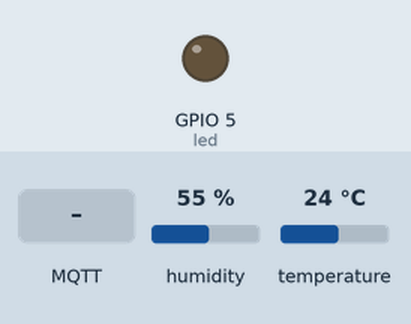
Simulated run of this sketch. Board: ESP8266 (NodeMCU). Parts: output pins drawn as LEDs (lit = HIGH). The inputs (shaded band) are chosen by the test bench; at power-on: humidity 55 %, temperature 24 °C. WiFi joins after 1.5 s; servers stay silent unless stated; random numbers use the default seed unless the sketch sets one; no MQTT or app messages arrive unless stated; what the sketch prints to the serial monitor is not drawn.

Above: at 2.7 s.
2.8 s: MQTT message "1" arrives on the first subscribed topic
At 9.2 s:
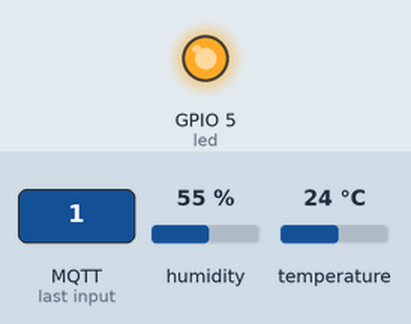
10.1 s: MQTT message "0" arrives on the first subscribed topic
At 16.7 s:
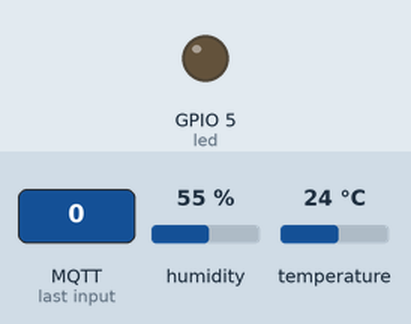
Timing chart, 0 to 18.2 s (numbered marks = the images above; inputs shaded):
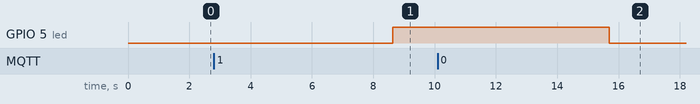

Measured:
- after the input at 2.8 s, GPIO 5 (led): LOW → HIGH after 5.8 s
- after the input at 10.1 s, GPIO 5 (led): HIGH → LOW after 5.6 s

The sketch:

HiveMQTest.ino
```cpp
#ifdef ESP8266
 #include <ESP8266WiFi.h>
 #else
 #include <WiFi.h>
#endif
// pubsubclient by nick o'leary
#include "DHTesp.h" // dht sensor by beegee_tokyo
#include <ArduinoJson.h>
#include <PubSubClient.h>
#include <WiFiClientSecure.h>

/**** DHT22 sensor Settings *******/
#define DHTpin 6
DHTesp dht;

/**** LED Settings *******/
const int led = 5; //Set LED pin as GPIO5


/****** WiFi Connection Details *******/
const char* ssid = "WiFye2.0";
const char* password = "natalie20";

/******* MQTT Broker Connection Details *******/
const char* mqtt_server = "6b761dbf033d4a2dba5d4912075d5be0.s2.eu.hivemq.cloud";
const char* mqtt_username = "SmartDewMQTTReader";
const char* mqtt_password = "0dKLMR261APL";
const int mqtt_port =8883;

/**** Secure WiFi Connectivity Initialisation *****/
WiFiClientSecure espClient;

/**** MQTT Client Initialisation Using WiFi Connection *****/
PubSubClient client(espClient);

unsigned long lastMsg = 0;
#define MSG_BUFFER_SIZE (50)
char msg[MSG_BUFFER_SIZE];

/****** root certificate *********/

static const char *root_ca PROGMEM = R"EOF(
-----BEGIN CERTIFICATE-----
MIIFazCCA1OgAwIBAgIRAIIQz7DSQONZRGPgu2OCiwAwDQYJKoZIhvcNAQELBQAw
TzELMAkGA1UEBhMCVVMxKTAnBgNVBAoTIEludGVybmV0IFNlY3VyaXR5IFJlc2Vh
cmNoIEdyb3VwMRUwEwYDVQQDEwxJU1JHIFJvb3QgWDEwHhcNMTUwNjA0MTEwNDM4
WhcNMzUwNjA0MTEwNDM4WjBPMQswCQYDVQQGEwJVUzEpMCcGA1UEChMgSW50ZXJu
ZXQgU2VjdXJpdHkgUmVzZWFyY2ggR3JvdXAxFTATBgNVBAMTDElTUkcgUm9vdCBY
MTCCAiIwDQYJKoZIhvcNAQEBBQADggIPADCCAgoCggIBAK3oJHP0FDfzm54rVygc
h77ct984kIxuPOZXoHj3dcKi/vVqbvYATyjb3miGbESTtrFj/RQSa78f0uoxmyF+
0TM8ukj13Xnfs7j/EvEhmkvBioZxaUpmZmyPfjxwv60pIgbz5MDmgK7iS4+3mX6U
A5/TR5d8mUgjU+g4rk8Kb4Mu0UlXjIB0ttov0DiNewNwIRt18jA8+o+u3dpjq+sW
T8KOEUt+zwvo/7V3LvSye0rgTBIlDHCNAymg4VMk7BPZ7hm/ELNKjD+Jo2FR3qyH
B5T0Y3HsLuJvW5iB4YlcNHlsdu87kGJ55tukmi8mxdAQ4Q7e2RCOFvu396j3x+UC
B5iPNgiV5+I3lg02dZ77DnKxHZu8A/lJBdiB3QW0KtZB6awBdpUKD9jf1b0SHzUv
KBds0pjBqAlkd25HN7rOrFleaJ1/ctaJxQZBKT5ZPt0m9STJEadao0xAH0ahmbWn
OlFuhjuefXKnEgV4We0+UXgVCwOPjdAvBbI+e0ocS3MFEvzG6uBQE3xDk3SzynTn
jh8BCNAw1FtxNrQHusEwMFxIt4I7mKZ9YIqioymCzLq9gwQbooMDQaHWBfEbwrbw
qHyGO0aoSCqI3Haadr8faqU9GY/rOPNk3sgrDQoo//fb4hVC1CLQJ13hef4Y53CI
rU7m2Ys6xt0nUW7/vGT1M0NPAgMBAAGjQjBAMA4GA1UdDwEB/wQEAwIBBjAPBgNV
HRMBAf8EBTADAQH/MB0GA1UdDgQWBBR5tFnme7bl5AFzgAiIyBpY9umbbjANBgkq
hkiG9w0BAQsFAAOCAgEAVR9YqbyyqFDQDLHYGmkgJykIrGF1XIpu+ILlaS/V9lZL
ubhzEFnTIZd+50xx+7LSYK05qAvqFyFWhfFQDlnrzuBZ6brJFe+GnY+EgPbk6ZGQ
3BebYhtF8GaV0nxvwuo77x/Py9auJ/GpsMiu/X1+mvoiBOv/2X/qkSsisRcOj/KK
NFtY2PwByVS5uCbMiogziUwthDyC3+6WVwW6LLv3xLfHTjuCvjHIInNzktHCgKQ5
ORAzI4JMPJ+GslWYHb4phowim57iaztXOoJwTdwJx4nLCgdNbOhdjsnvzqvHu7Ur
TkXWStAmzOVyyghqpZXjFaH3pO3JLF+l+/+sKAIuvtd7u+Nxe5AW0wdeRlN8NwdC
jNPElpzVmbUq4JUagEiuTDkHzsxHpFKVK7q4+63SM1N95R1NbdWhscdCb+ZAJzVc
oyi3B43njTOQ5yOf+1CceWxG1bQVs5ZufpsMljq4Ui0/1lvh+wjChP4kqKOJ2qxq
4RgqsahDYVvTH9w7jXbyLeiNdd8XM2w9U/t7y0Ff/9yi0GE44Za4rF2LN9d11TPA
mRGunUHBcnWEvgJBQl9nJEiU0Zsnvgc/ubhPgXRR4Xq37Z0j4r7g1SgEEzwxA57d
emyPxgcYxn/eR44/KJ4EBs+lVDR3veyJm+kXQ99b21/+jh5Xos1AnX5iItreGCc=
-----END CERTIFICATE-----
)EOF";

/************* Connect to WiFi ***********/
void setup_wifi() {
  delay(10);
  Serial.print("\nConnecting to ");
  Serial.println(ssid);

  WiFi.mode(WIFI_STA);
  WiFi.begin(ssid, password);

  while (WiFi.status() != WL_CONNECTED) {
    delay(500);
    Serial.print(".");
  }
  randomSeed(micros());
  Serial.println("\nWiFi connected\nIP address: ");
  Serial.println(WiFi.localIP());
}

/************* Connect to MQTT Broker ***********/
void reconnect() {
  // Loop until we're reconnected
  while (!client.connected()) {
    Serial.print("Attempting MQTT connection...");
    String clientId = "ESP8266Client-";   // Create a random client ID
    clientId += String(random(0xffff), HEX);
    // Attempt to connect
    if (client.connect(clientId.c_str(), mqtt_username, mqtt_password)) {
      Serial.println("connected");

      client.subscribe("led_state");   // subscribe the topics here

    } else {
      Serial.print("failed, rc=");
      Serial.print(client.state());
      Serial.println(" try again in 5 seconds");   // Wait 5 seconds before retrying
      delay(5000);
    }
  }
}
/***** Call back Method for Receiving MQTT messages and Switching LED ****/

void callback(char* topic, byte* payload, unsigned int length) {
  String incommingMessage = "";
  for (int i = 0; i < length; i++) incommingMessage+=(char)payload[i];

  Serial.println("Message arrived ["+String(topic)+"]"+incommingMessage);

  //--- check the incomming message
    if( strcmp(topic,"led_state") == 0){
     if (incommingMessage.equals("1")) digitalWrite(led, HIGH);   // Turn the LED on
     else digitalWrite(led, LOW);  // Turn the LED off
  }

}
/**** Method for Publishing MQTT Messages **********/
void publishMessage(const char* topic, String payload , boolean retained){
  if (client.publish(topic, payload.c_str(), true))
      Serial.println("Message publised ["+String(topic)+"]: "+payload);
}

/**** Application Initialisation Function******/
void setup() {

  dht.setup(DHTpin, DHTesp::DHT22); //Set up DHT11 sensor
  pinMode(led, OUTPUT); //set up LED
  Serial.begin(9600);
  while (!Serial) delay(1);
  setup_wifi();

  #ifdef ESP8266
    espClient.setInsecure();
  #else
    espClient.setCACert(root_ca);      // enable this line and the the "certificate" code for secure connection
  #endif

  client.setServer(mqtt_server, mqtt_port);
  client.setCallback(callback);
}

void loop() {

  if (!client.connected()) reconnect(); // check if client is connected
  client.loop();

//read DHT11 temperature and humidity reading
  delay(dht.getMinimumSamplingPeriod());
  float humidity = dht.getHumidity();
  float temperature = dht.getTemperature();

  DynamicJsonDocument doc(1024);

  doc["deviceId"] = "NodeMCU";
  doc["siteId"] = "My Demo Lab";
  doc["humidity"] = humidity;
  doc["temperature"] = temperature;

  char mqtt_message[128];
  serializeJson(doc, mqtt_message);

  publishMessage("esp8266_data", mqtt_message, true);

  delay(5000);

}
```
